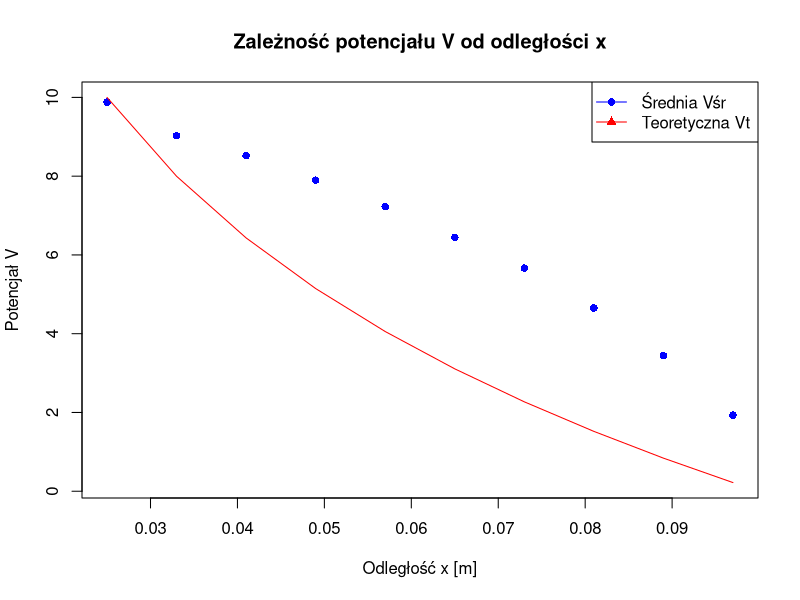
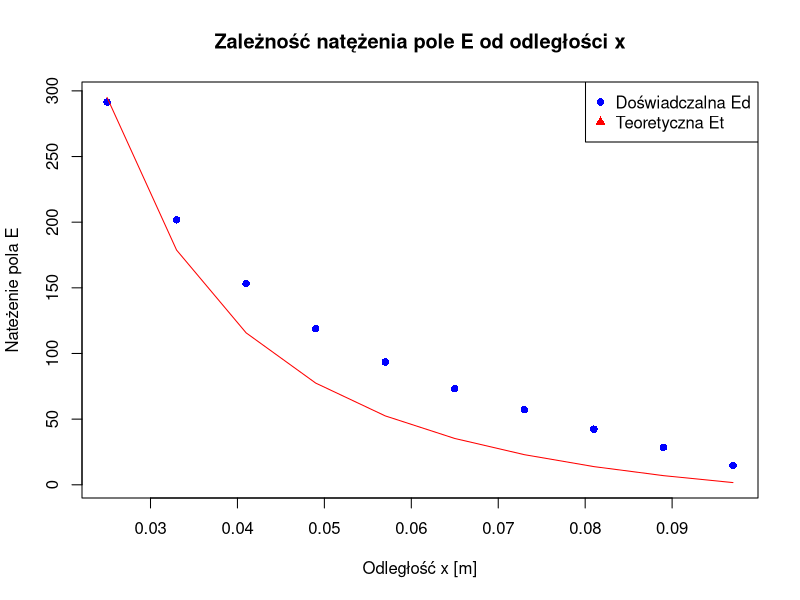

Here is the R script that generated these plots, in order:
x <- c(0.025,
       0.033,
       0.041,
       0.049,
       0.057,
       0.065,
       0.073,
       0.081,
       0.089,
       0.097)

vsr <- c(9.88,
         9.026666667,
         8.52,
         7.9,
         7.226666667,
         6.443333333,
         5.666666667,
         4.653333333,
         3.443333333,
         1.933333333)
vt <- c(10,
        7.997310352,
        6.431520926,
        5.145731728,
        4.054830878,
        3.107441884,
        2.270158154,
        1.520030934,
        0.840613794,
        0.219716738)

plot(x, vsr, type="p", col="blue", pch=16,
     ylim=c(min(c(vsr, vt)), max(c(vsr, vt))),
     xlab="Odległość x [m]", ylab="Potencjał V",
     main="Zależność potencjału V od odległości x")

# Dodanie linii vt

lines(x, vt, type="l", col="red", pch=17)
# Dodanie legendy
legend("topright", legend=c("Średnia Vśr", "Teoretyczna Vt"), 
       col=c("blue", "red"), pch=c(16,17), lty=1)

ed <- c(291.4808625,
        201.7467631,
        153.2670675,
        118.9115722,
        93.50961685,
        73.11228423,
        57.25295628,
        42.37134545,
        28.53528209,
        14.70036488)

et <- c(295.0211159,
        178.7405624,
        115.6972244,
        77.45405697,
        52.4675759,
        35.26003739,
        22.93645863,
        13.84077847,
        6.966258976,
        1.67064632)

plot(x, ed, type="p", col="blue", pch=16,
     ylim=c(min(c(ed, et)), max(c(ed, et))),
     xlab="Odległość x [m]", ylab="Nateżenie pola E",
     main="Zależność natężenia pole E od odległości x")

lines(x, et, type="l", col="red", pch=17)

legend("topright", legend=c("Doświadczalna Ed", "Teoretyczna Et"), 
       col=c("blue", "red"), pch=c(16,17))
